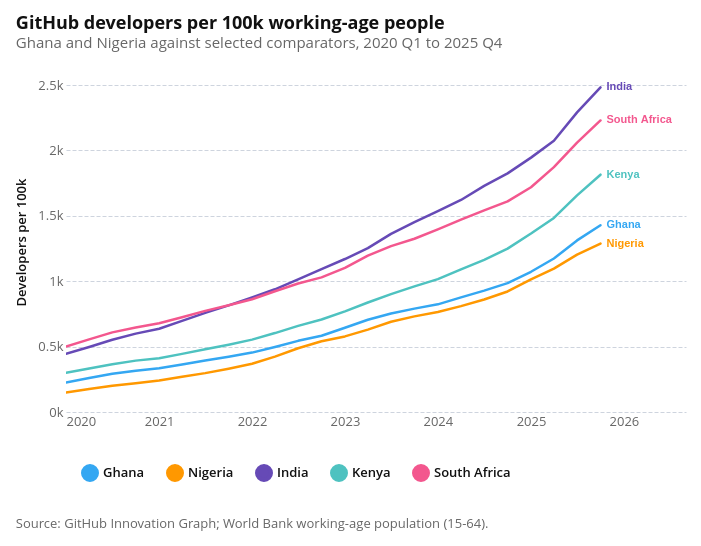

Write notebook code for a chart like this one.
### Markdown cell above
## GitHub developers per 100k people over time

### Code cell
def make_trend_chart(
    data: pd.DataFrame,
    raw_col: str,
    value_col: str,
    title: str,
    subtitle: str,
    y_axis_title: str,
    width: int = 620,
    height: int = 340,
):
    """One panel, one line per country, labelled at the last observation.

    The Algeria version drew three panels, one per peer group, because
    sixteen lines do not fit in one. Five fit.
    """
    highlight = alt.selection_point(fields=["country_name"], bind="legend")
    zoom = alt.selection_interval(bind="scales", encodings=["x"])

    # Headroom on the x scale, or Vega clips the end labels at the edge.
    span = data["quarter_start"].max() - data["quarter_start"].min()
    x_domain = [
        data["quarter_start"].min(),
        data["quarter_start"].max() + span * 0.16,
    ]

    color = alt.Color(
        "country_name:N",
        title=None,
        sort=COUNTRY_ORDER,
        scale=alt.Scale(domain=COUNTRY_ORDER, range=COUNTRY_COLORS),
        legend=alt.Legend(orient="bottom"),
    )

    base = alt.Chart(data).encode(
        x=alt.X("quarter_start:T", title=None, scale=alt.Scale(domain=x_domain)),
        y=alt.Y(
            f"{value_col}:Q",
            title=y_axis_title,
            axis=alt.Axis(format="~s"),
            scale=alt.Scale(zero=True),
        ),
        color=color,
        opacity=alt.when(highlight).then(alt.value(1)).otherwise(alt.value(0.15)),
    )

    lines = (
        base.mark_line(strokeWidth=2.5)
        .encode(
            tooltip=[
                alt.Tooltip("country_name:N", title="Country"),
                alt.Tooltip("year:O", title="Year"),
                alt.Tooltip("quarter:O", title="Quarter"),
                alt.Tooltip(f"{value_col}:Q", title=y_axis_title, format=",.0f"),
                alt.Tooltip(
                    f"{raw_col}:Q",
                    title=raw_col.replace("_", " ").title(),
                    format=",",
                ),
                alt.Tooltip(
                    "working_age_population:Q",
                    title="Working-age population",
                    format=",.0f",
                ),
            ],
        )
        .add_params(highlight, zoom)
    )

    labels = (
        base.transform_window(
            row_number="row_number()",
            sort=[alt.SortField("quarter_start", order="descending")],
            groupby=["country_name"],
        )
        .transform_filter(alt.datum.row_number == 1)
        .mark_text(align="left", baseline="middle", dx=6, fontWeight="bold")
        .encode(text="country_name:N")
    )

    return (lines + labels).properties(
        width=width,
        height=height,
        title=alt.Title(text=title, subtitle=subtitle),
    )


POPULATION_NOTE = (
    "Source: GitHub Innovation Graph; World Bank working-age population (15-64)."
)

developers_chart = make_trend_chart(
    developers,
    raw_col="developers",
    value_col="developers_per_100k",
    title="GitHub developers per 100k working-age people",
    subtitle="Ghana and Nigeria against selected comparators, 2020 Q1 to 2025 Q4",
    y_axis_title="Developers per 100k",
)

attaviz.add_caption(developers_chart, POPULATION_NOTE)
